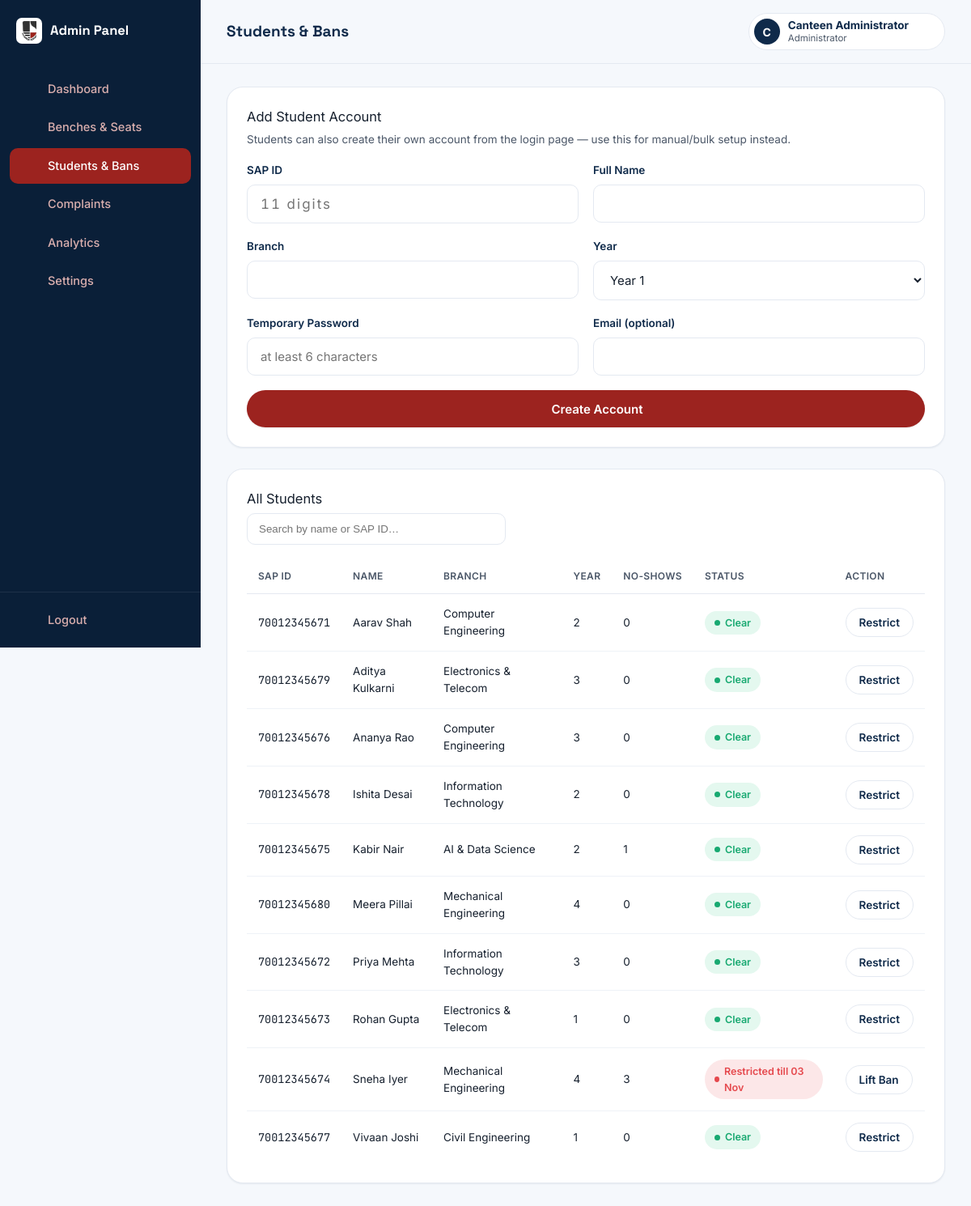
The app's page /admin/students.php (signed in) with its own data.
### tables this page shows
CREATE TABLE students (
  id             INT AUTO_INCREMENT PRIMARY KEY,
  sap_id         VARCHAR(11) NOT NULL UNIQUE,
  password_hash  VARCHAR(255) NOT NULL,
  name           VARCHAR(100) NOT NULL,
  branch         VARCHAR(100) NOT NULL,
  year           TINYINT NOT NULL,
  email          VARCHAR(150) DEFAULT NULL,
  no_show_count  INT NOT NULL DEFAULT 0,
  created_at     TIMESTAMP NOT NULL DEFAULT CURRENT_TIMESTAMP,
  CONSTRAINT chk_sap_id_format CHECK (sap_id REGEXP '^[0-9]{11}$'),
  CONSTRAINT chk_year_range CHECK (year BETWEEN 1 AND 4)
);

CREATE TABLE bans (
  id             INT AUTO_INCREMENT PRIMARY KEY,
  student_id     INT NOT NULL,
  reason         VARCHAR(255) NOT NULL,
  start_date     DATETIME NOT NULL,
  end_date       DATETIME NOT NULL,
  lifted_at      DATETIME DEFAULT NULL,
  created_at     TIMESTAMP NOT NULL DEFAULT CURRENT_TIMESTAMP,
  CONSTRAINT fk_ban_student FOREIGN KEY (student_id) REFERENCES students(id) ON DELETE CASCADE,
  INDEX idx_student_active (student_id, lifted_at, end_date)
);

### includes/functions.php (called while the page is built, shortened)
<?php
function e(?string $value): string
{
    return htmlspecialchars($value ?? '', ENT_QUOTES, 'UTF-8');
}

### includes/auth.php (called while the page is built, shortened)
<?php
function isAdminLoggedIn(): bool
{
    return isset($_SESSION['admin_id']);
}
function currentAdminId(): ?int
{
    return $_SESSION['admin_id'] ?? null;
}
function currentAdmin(): ?array
{
    $stmt = getDB()->prepare('SELECT id, username, name, created_at FROM admins WHERE id = ?');
    $stmt->execute([currentAdminId()]);
    return $stmt->fetch() ?: null;
}

### includes/db.php (called while the page is built)
<?php
function getDB(): PDO
{
    static $pdo = null;
    if ($pdo === null) {
        $dsn = 'mysql:host=' . DB_HOST . ';dbname=' . DB_NAME . ';charset=utf8mb4';
        try {
            $pdo = new PDO($dsn, DB_USER, DB_PASS, [
                PDO::ATTR_ERRMODE            => PDO::ERRMODE_EXCEPTION,
                PDO::ATTR_DEFAULT_FETCH_MODE => PDO::FETCH_ASSOC,
                PDO::ATTR_EMULATE_PREPARES   => false,
            ]);
            $pdo->exec("SET time_zone = '+05:30'");
        } catch (PDOException $e) {
            http_response_code(500);
            die('Database connection failed. Check includes/config.php and make sure MySQL is running in XAMPP. (' . htmlspecialchars($e->getMessage()) . ')');
        }
    }
    return $pdo;
}

### admin/students.php (the view, shortened to what this page needs)
<?php
require_once __DIR__ . '/../includes/db.php';
require_once __DIR__ . '/../includes/auth.php';
require_once __DIR__ . '/../includes/functions.php';
require_once __DIR__ . '/../includes/icons.php';
$pdo = getDB();
$q = trim($_GET['q'] ?? '');
$sql = "SELECT s.*, b.id AS ban_id, b.end_date AS ban_end
        FROM students s
        LEFT JOIN bans b ON b.student_id = s.id AND b.lifted_at IS NULL AND b.end_date > NOW()";
$params = [];
$sql .= ' ORDER BY s.name';
$stmt = $pdo->prepare($sql);
$stmt->execute($params);
$students = $stmt->fetchAll();
$pageTitle = 'Students & Bans';
?>
<!DOCTYPE html>
<html lang="en">
<head>
<link rel="stylesheet" href="<?= BASE_URL ?>/css/style.css">
<link rel="stylesheet" href="<?= BASE_URL ?>/css/app.css">
<link rel="stylesheet" href="<?= BASE_URL ?>/css/admin.css">
</head>
<body class="app-body">
<div class="app-shell">
  <?php include __DIR__ . '/../includes/admin_sidebar.php'; ?>
  <div class="app-main">
    <?php include __DIR__ . '/../includes/admin_header.php'; ?>
    <main class="app-content">
      <div class="card section-gap">
        <div class="card-title">Add Student Account</div>
        <div class="card-sub">Students can also create their own account from the login page — use this for manual/bulk setup instead.</div>
        <form method="POST" class="form-grid-2">
          <div class="field"><label>SAP ID</label><input type="text" name="sap_id" class="mono" maxlength="11" placeholder="11 digits" required></div>
          <div class="field"><label>Full Name</label><input type="text" name="name" required></div>
          <div class="field"><label>Branch</label><input type="text" name="branch" required></div>
          <div class="field">
            <label>Year</label>
            <select name="year" required><option value="1">Year 1</option><option value="2">Year 2</option><option value="3">Year 3</option><option value="4">Year 4</option></select>
          </div>
          <div class="field"><label>Temporary Password</label><input type="text" name="password" placeholder="at least 6 characters" required></div>
          <div class="field"><label>Email (optional)</label><input type="email" name="email"></div>
          <button type="submit" class="btn btn-primary" style="grid-column:1/-1;"><?= icon('plus') ?> Create Account</button>
        </form>
      </div>
      <div class="card">
        <div class="card-title">All Students</div>
        <form method="GET" style="margin-bottom:18px;">
          <input type="text" name="q" value="<?= e($q) ?>" placeholder="Search by name or SAP ID…" style="width:100%; max-width:320px; padding:11px 14px; border-radius:10px; border:1.5px solid var(--slate-200);">
        </form>
        <div class="table-wrap">
          <table class="data-table">
            <thead><tr><th>SAP ID</th><th>Name</th><th>Branch</th><th>Year</th><th>No-shows</th><th>Status</th><th>Action</th></tr></thead>
            <tbody>
              <?php foreach ($students as $s): ?>
                <tr>
                  <td class="mono"><?= e($s['sap_id']) ?></td>
                  <td><?= e($s['name']) ?></td>
                  <td><?= e($s['branch']) ?></td>
                  <td><?= (int)$s['year'] ?></td>
                  <td><?= (int)$s['no_show_count'] ?></td>
                  <td>
                    <?php if ($s['ban_id']): ?>
                      <span class="badge badge-occupied">Restricted till <?= date('d M', strtotime($s['ban_end'])) ?></span>
                    <?php else: ?>
                      <span class="badge badge-available">Clear</span>
                    <?php endif; ?>
                  </td>
                  <td>
                    <?php if ($s['ban_id']): ?>
                      <form method="POST"><button type="submit" class="btn btn-outline btn-sm">Lift Ban</button></form>
                    <?php else: ?>
                      <button type="button" class="btn btn-outline btn-sm ban-btn" data-student="<?= $s['id'] ?>" data-name="<?= e($s['name']) ?>">Restrict</button>
                    <?php endif; ?>
                  </td>
                </tr>
              <?php endforeach; ?>
            </tbody>
          </table>
        </div>
      </div>
    </main>
  </div>
</div>
</body>
</html>

### includes/admin_header.php (shortened to what this page needs)
<?php
$admin = currentAdmin();
$pageTitle = $pageTitle ?? 'Dashboard';
?>
<header class="app-header">
  <h1 class="page-title"><?= e($pageTitle) ?></h1>
  <div class="header-actions">
    <div class="dropdown" id="profileDropdown">
      <button class="profile-btn" id="profileBtn">
        <span class="avatar avatar-admin"><?= e(strtoupper(substr($admin['name'], 0, 1))) ?></span>
        <span class="profile-text">
          <strong><?= e($admin['name']) ?></strong>
          <small>Administrator</small>
        </span>
        <?= icon('chevron-down') ?>
      </button>
    </div>
  </div>
</header>

### css/style.css (style rules this page uses)
:root { --navy-950: #0A1F38; --navy-900: #0F2A4A; --navy-800: #15355C; --red-600: #9C231F; --red-700: #7F1C19; --red-50: #F9F1F1; --paper: #F5F8FC; --white: #FFFFFF; --ink-900: #16202E; --ink-600: #4B5768; --slate-400:#A6B0C0; --slate-200:#E4E9F1; --slate-100:#EEF2F7; --status-available: #18A971; --status-available-bg: #E4F8EF; --status-reserved: #E8A33D; --status-reserved-bg: #FDF2DF; --status-occupied: #E5484D; --status-occupied-bg: #FCE7E8; --status-unavailable: #8791A1; --status-unavailable-bg: #EEF0F3; --font-display: 'Space Grotesk', 'Segoe UI', sans-serif; --font-body: 'Inter', 'Segoe UI', sans-serif; --font-mono: 'JetBrains Mono', 'Courier New', monospace; --radius-lg: 20px; --radius-md: 14px; --radius-sm: 10px; --radius-pill: 999px; --shadow-sm: 0 1px 2px rgba(15,42,74,.07); --shadow-md: 0 8px 24px rgba(15,42,74,.10); --shadow-lg: 0 20px 48px rgba(15,42,74,.16); }
*, *::before, *::after { box-sizing: border-box; }
html { scroll-behavior: smooth; }
body { margin: 0; font-family: var(--font-body); color: var(--ink-900); background: var(--paper); -webkit-font-smoothing: antialiased; line-height: 1.55; }
h1, h2, h3, h4 { font-family: var(--font-display); margin: 0 0 .5em; line-height: 1.15; color: var(--navy-900); }
button { font-family: inherit; cursor: pointer; }
.mono { font-family: var(--font-mono); font-variant-numeric: tabular-nums; }
.btn { display: inline-flex; align-items: center; justify-content: center; gap: 8px; padding: 13px 24px; border-radius: var(--radius-pill); border: none; font-weight: 600; font-size: 15px; font-family: var(--font-body); transition: transform .15s ease, box-shadow .15s ease, background-color .15s ease; white-space: nowrap; }
.btn-primary { background: var(--red-600); color: var(--white); box-shadow: var(--shadow-sm); }
.btn-outline { background: transparent; color: var(--navy-900); border: 1.5px solid var(--slate-200); }
.btn-sm { padding: 9px 16px; font-size: 13.5px; }
.field { margin-bottom: 18px; text-align: left; }
.field label { display: block; font-size: 13.5px; font-weight: 600; color: var(--navy-900); margin-bottom: 7px; }
.field input, .field select, .field textarea { width: 100%; padding: 13px 16px; border-radius: var(--radius-sm); border: 1.5px solid var(--slate-200); font-size: 15px; font-family: var(--font-body); background: var(--white); color: var(--ink-900); transition: border-color .15s ease; }
.field input.mono { letter-spacing: 2px; font-size: 17px; }
.badge { display: inline-flex; align-items: center; gap: 6px; padding: 5px 12px; border-radius: var(--radius-pill); font-size: 12.5px; font-weight: 600; }
.badge::before { content: ''; width: 7px; height: 7px; border-radius: 50%; background: currentColor; }
.badge-available { background: var(--status-available-bg); color: var(--status-available); }
.badge-occupied { background: var(--status-occupied-bg); color: var(--status-occupied); }

### records on screen
students: sap "70012345671", name "Aarav Shah", branch "Computer Engineering", year "2", no_show_count "0", shows "Clear"
students: sap "70012345679", name "Aditya Kulkarni", branch "Electronics & Telecom", year "3", no_show_count "0", shows "Clear"
students: sap "70012345676", name "Ananya Rao", branch "Computer Engineering", year "3", no_show_count "0", shows "Clear"
students: sap "70012345678", name "Ishita Desai", branch "Information Technology", year "2", no_show_count "0", shows "Clear"
students: sap "70012345675", name "Kabir Nair", branch "AI & Data Science", year "2", no_show_count "1", shows "Clear"
students: sap "70012345680", name "Meera Pillai", branch "Mechanical Engineering", year "4", no_show_count "0", shows "Clear"
students: sap "70012345672", name "Priya Mehta", branch "Information Technology", year "3", no_show_count "0", shows "Clear"
students: sap "70012345673", name "Rohan Gupta", branch "Electronics & Telecom", year "1", no_show_count "0", shows "Clear"
bans: student.sap_id "70012345674", student.name "Sneha Iyer", student.branch "Mechanical Engineering", student.year "4", student.no_show_count "3", end_date "03 Nov"
students: sap "70012345677", name "Vivaan Joshi", branch "Civil Engineering", year "1", no_show_count "0", shows "Clear"

### other values on screen
$item['label'] "Dashboard"
$item['label'] "Benches & Seats"
$item['label'] "Students & Bans"
$item['label'] "Complaints"
$item['label'] "Analytics"
$item['label'] "Settings"
$pageTitle "Students & Bans"
substr($admin['name'], 0, 1) "C"
$admin['name'] "Canteen Administrator"
